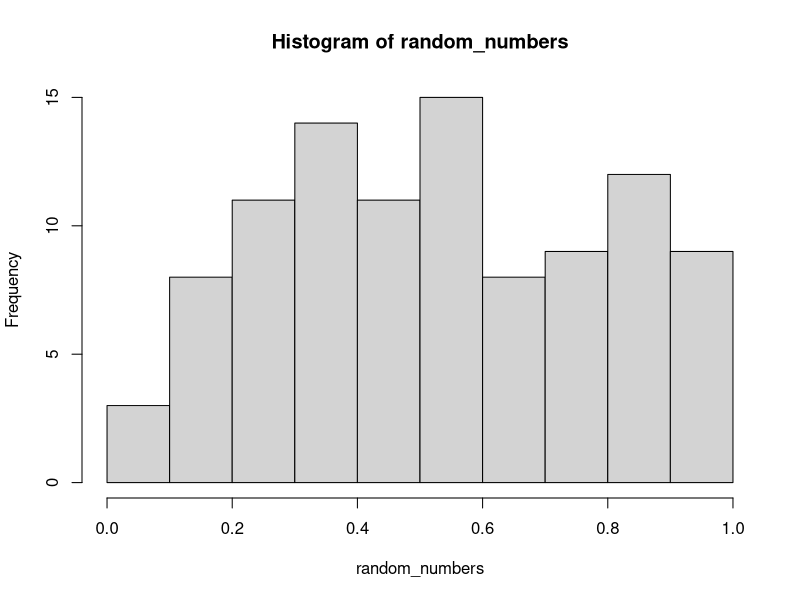
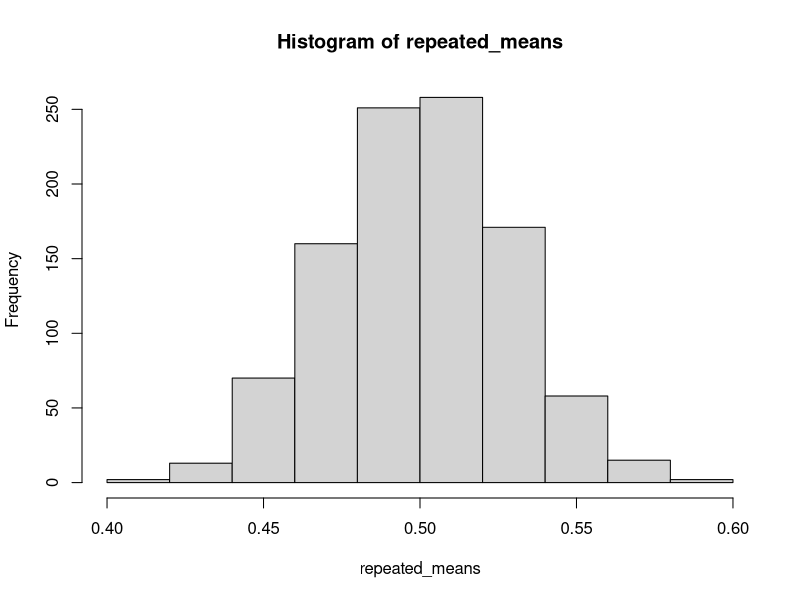

Generate these figures, in order, with R:
## ---- chunk 1
random_numbers <- runif(100) 
hist(random_numbers)
## ---- chunk 2
mean(random_numbers)
## ---- chunk 3
mean(runif(100))
## ---- chunk 4
repeated_means <- replicate(1000, mean(runif(100)))
## ---- chunk 5
hist(repeated_means)
